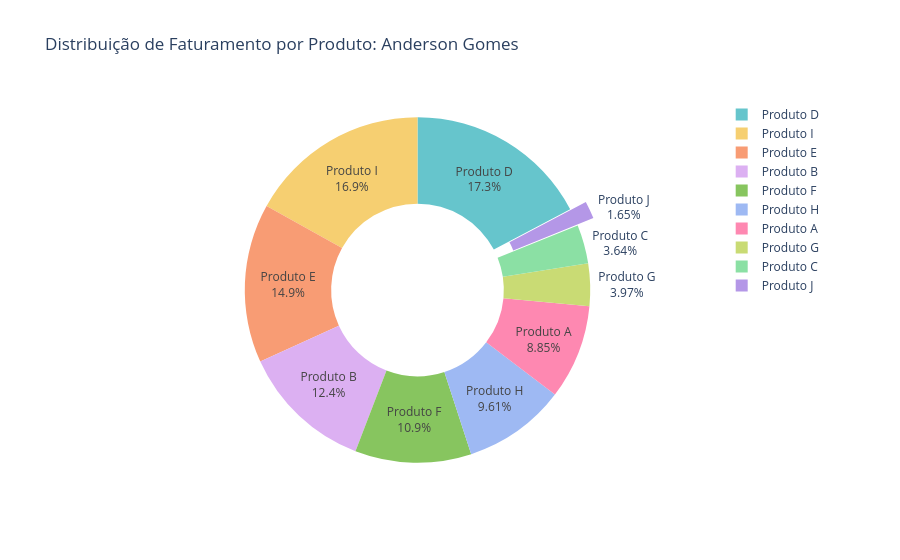

The notebook cell saved with this chart:
### Markdown cell above
Plano de Desenvolvimento Individual: colaborador Anderson Gomes
Com base na análise de faturamento do último período, identificamos uma oportunidade de crescimento para o colaborador Anderson Gomes, visando a equidade competitiva para possibilidade de bônus no próximo semestre.

Diagnóstico de Performance
Colaborador: Anderson Gomes

Ponto de Atenção: Produto J

Faturamento Atual no Item: R$ 7.458,00

Objetivo Estratégico
O Produto J apresenta o menor volume de conversão na carteira do colaborador. A aplicação de um treinamento técnico focado especificamente nas características e nos argumentos de venda deste produto visa elevar a margem de lucro individual do Anderson.

Resultado Esperado
Nivelar o conhecimento do colaborador em relação ao mix de produtos da empresa, permitindo que ele dispute o possível bônus semestral em condições de igualdade com os demais vendedores e aumente sua própria rentabilidade através de comissões.

### Code cell
#Custo de Oportunidade (Anderson Gomes): Vamos gerar o gráfico de rosca com todos os produtos dele. Isso dará ao Anderson a visão de "Dono" da sua própria carteira.
import plotly.express as px

# Usando todos os produtos que o Anderson vendeu (já temos no df_vendedor_base)
dados_anderson_completo = df_vendedor_base.groupby('Produto')['Preço'].sum().reset_index()

# Criando o gráfico de rosca (Donut Chart)
fig_mix_anderson = px.pie(dados_anderson_completo, 
                         values='Preço', 
                         names='Produto', 
                         title='Distribuição de Faturamento por Produto: Anderson Gomes',
                         hole=0.5, # Espaço central para ficar mais limpo
                         color_discrete_sequence=px.colors.qualitative.Pastel)

# Melhorando a visualização dos dados
fig_mix_anderson.update_traces(textinfo='percent+label', pull=[0.1 if p == 'Produto J' else 0 for p in dados_anderson_completo['Produto']])

# Salvando na pasta correta
caminho_anderson_mix = r'C:\Users\Inácio\Desktop\projetos python\projeto_vendas\graficos\mix_vendas_anderson.html'
fig_mix_anderson.write_html(caminho_anderson_mix)

fig_mix_anderson.show()

### Figure 1 — Plotly figure (JSON) as saved in the notebook; plotly's stock layout.template omitted (floating-point values rounded to 4 significant figures)
{"data": [{"domain": {"x": [0, 1], "y": [0, 1]}, "hole": 0.5, "hovertemplate": "Produto=%{label}<br>Preço=%{value}<extra></extra>", "labels": ["Produto A", "Produto B", "Produto C", "Produto D", "Produto E", "Produto F", "Produto G", "Produto H", "Produto I", "Produto J"], "legendgroup": "", "name": "", "pull": [0, 0, 0, 0, 0, 0, 0, 0, 0, 0.1], "showlegend": true, "textinfo": "percent+label", "type": "pie", "values": [40100.0, 56020.0, 16480.0, 78180.0, 67400.0, 49290.0, 17980.0, 43560.0, 76660.0, 7458.0]}], "layout": {"legend": {"tracegroupgap": 0}, "piecolorway": ["rgb(102, 197, 204)", "rgb(246, 207, 113)", "rgb(248, 156, 116)", "rgb(220, 176, 242)", "rgb(135, 197, 95)", "rgb(158, 185, 243)", "rgb(254, 136, 177)", "rgb(201, 219, 116)", "rgb(139, 224, 164)", "rgb(180, 151, 231)", "rgb(179, 179, 179)"], "title": {"text": "Distribuição de Faturamento por Produto: Anderson Gomes"}}}
